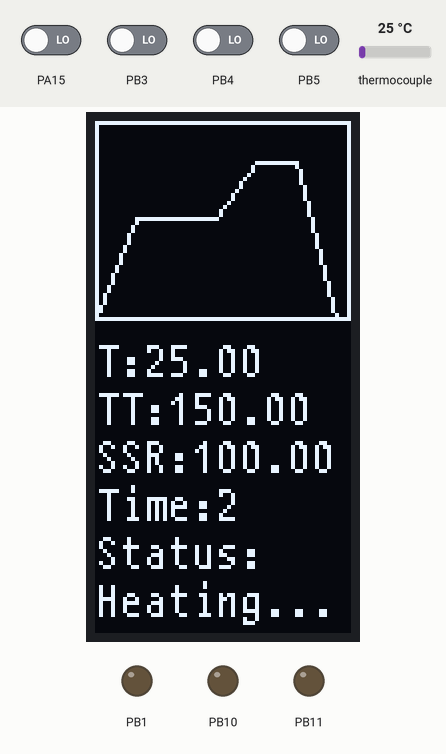
The sketch below on a simulated STM32 Blue Pill. On the bench: 64×128 one-colour display, output pins drawn as LEDs (lit = HIGH). Inputs (shaded band) come from the test bench; at power-on: PA15, PB3–5 LOW, thermocouple 25 °C. Pins used as bus, display or sensor lines are not drawn; what the sketch prints to the serial monitor is not drawn.

Above: at 2.7 s.
2.8 s: thermocouple set to 150 °C
At 5.1 s:
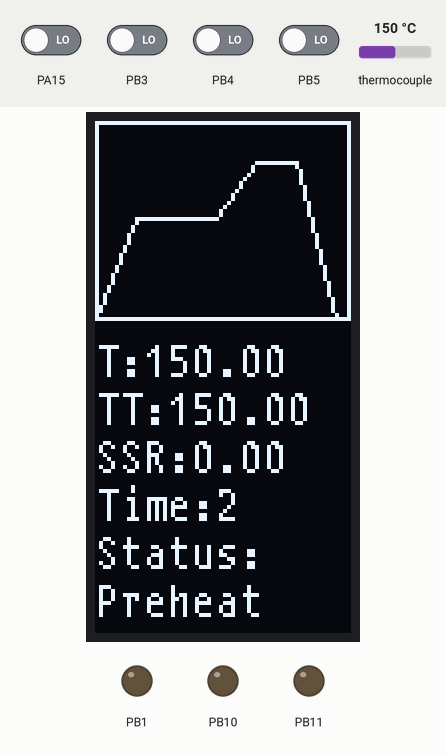
5.8 s: PA15 driven HIGH
At 5.97 s:
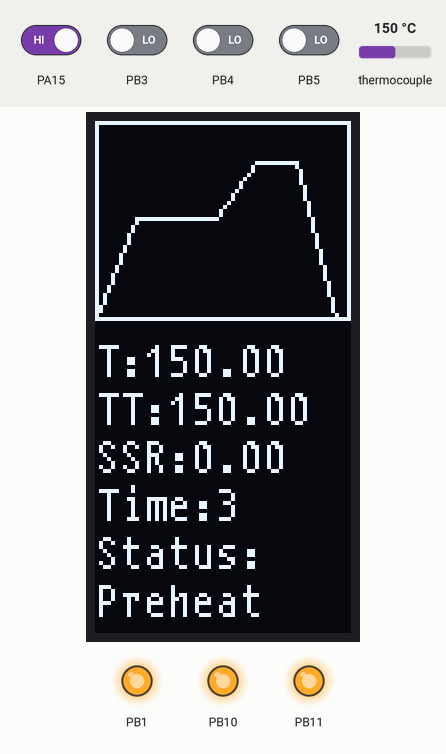
7.5 s: thermocouple set to 6 °C
At 8.9 s:
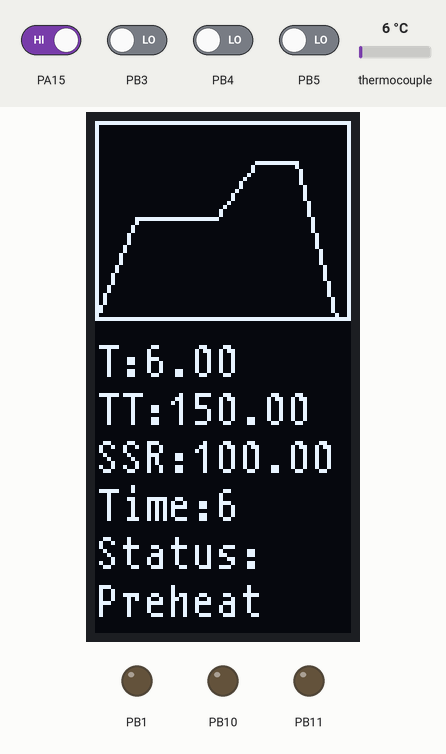
9.8 s: PB3 driven HIGH
At 10.04 s:
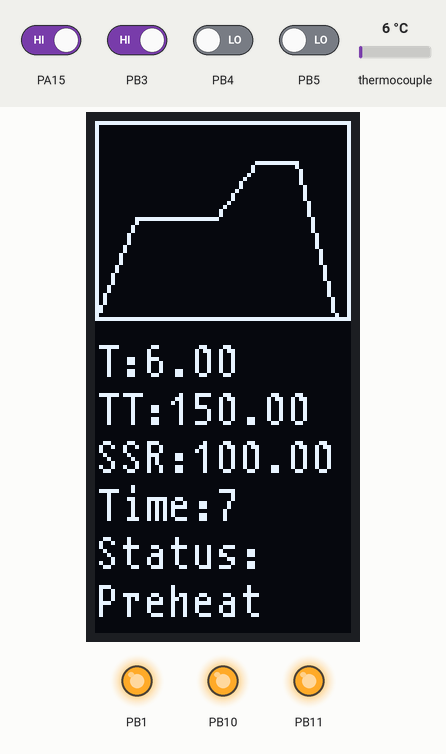
11.8 s: PB4 driven HIGH
At 13.1 s:
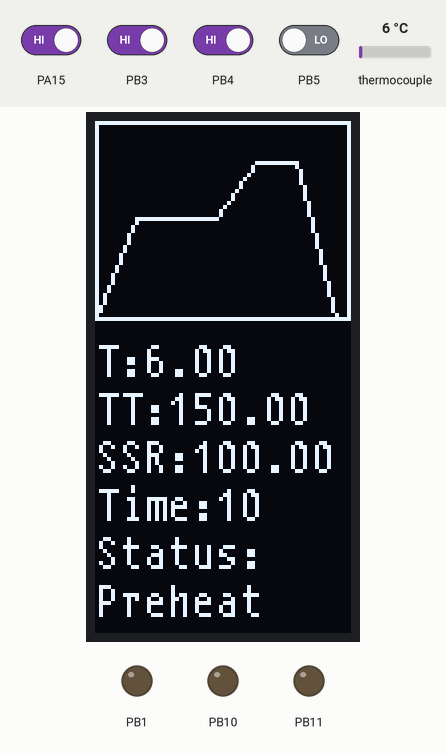
13.9 s: PB5 driven HIGH
At 16.48 s:
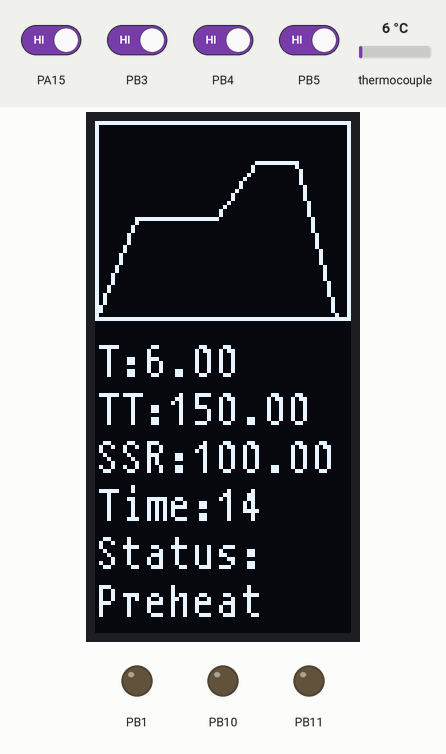
Timing chart, 0 to 16.7 s (numbered marks = the images above; inputs shaded):
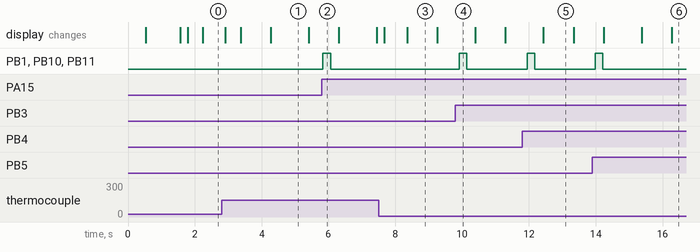

The sketch:

ReflowOvenFirmware.ino
```cpp
#include <ReflowOvenFirmware.h>


// initialize the Thermocouple
Adafruit_MAX31855 thermocouple(MAXCLK, MAXCS, MAXDO);
U8G2_SSD1309_128X64_NONAME0_F_4W_HW_SPI u8g2(U8G2_R3, /* cs=*/ PA4, /* dc=*/ PB6, /* reset=*/ PB7);

#define KP 90.0 //90
#define KI 6.0 //6
#define KD 20.0 //20

AutoPID ovenPID(&tempC, &targetTemp, &outputPWM, 0, 4095, KP, KI, KD);

struct physicalCoordinates tempNTime2Coordinates(int temp, int inputTime){
  struct physicalCoordinates coordinates;
  int maxTime = 60+preheatTime+60+reflowTime+coolTime;

  float graph_width = 64;
  float graph_height = 50;
  coordinates.y = (int) graph_height - ((temp - 25.00)/ceil((maxTemp-25.00)/graph_height))-1;
  coordinates.x = (int) inputTime/(ceil(maxTime/graph_width));
//  Serial.println(inputTime);
//  Serial.println(maxTime/graph_width);
//  Serial.println(ceil(maxTime/graph_width));
//  Serial.println(inputTime/ceil(maxTime/graph_width));
//  Serial.println(floor(inputTime/ceil(maxTime/graph_width)));

  return coordinates;
}

void plotSettings(){
  struct physicalCoordinates startCoords;
  struct physicalCoordinates stopCoords;
  stopCoords = tempNTime2Coordinates(preheatTemp, 60);
  u8g2.drawLine(0,GRAPH_HEIGHT-1, stopCoords.x, stopCoords.y);

  startCoords = stopCoords;
  stopCoords = tempNTime2Coordinates(preheatTemp, 60+preheatTime);
  u8g2.drawLine(startCoords.x,startCoords.y, stopCoords.x, stopCoords.y);

  startCoords = stopCoords;
  stopCoords = tempNTime2Coordinates(reflowTemp, 60+preheatTime+60);
  u8g2.drawLine(startCoords.x,startCoords.y, stopCoords.x, stopCoords.y);

  startCoords = stopCoords;
  stopCoords = tempNTime2Coordinates(reflowTemp, 60+preheatTime+60+reflowTime);
  u8g2.drawLine(startCoords.x,startCoords.y, stopCoords.x, stopCoords.y);

  startCoords = stopCoords;
  stopCoords = tempNTime2Coordinates(25, 60+preheatTime+60+reflowTime+coolTime);
  u8g2.drawLine(startCoords.x,startCoords.y, stopCoords.x, stopCoords.y);
}

void drawDisplay(){
  u8g2.clearBuffer();
  u8g2.home();

  u8g2.drawFrame(0,0,GRAPH_WIDTH,GRAPH_HEIGHT);
  plotSettings();


  u8g2.setCursor(0,64);
  u8g2.print("T:");
  u8g2.print(tempC);

  u8g2.setCursor(0,76);
  u8g2.print("TT:");
  u8g2.print(targetTemp);

  u8g2.setCursor(0,88);
  u8g2.print("SSR:");
  u8g2.print((outputPWM/4095)*100);
  // if(SSR_State) u8g2.print("On");
  // else u8g2.print("Off");

  u8g2.setCursor(0,100);
  u8g2.print("Time:");
  u8g2.print(stageTime);

  u8g2.setCursor(0,112);
  u8g2.print("Status:");
  u8g2.setCursor(0,124);
  if(reflowState == 0){
    u8g2.print("Off");
  }else if(reflowState == 1){
    u8g2.print("Heating...");
  }else if(reflowState == 2){
    u8g2.print("Preheat");
  }else if(reflowState == 3){
    u8g2.print("Heating...");
  }else if(reflowState == 4){
    u8g2.print("Reflow");
  }else if(reflowState == 5){
    u8g2.print("Cooling");
  }

  u8g2.sendBuffer();          // transfer internal memory to the display
}

void btnpress(){
  btnPressed = true;
}

void setup() {
  Serial.begin(9600);
  // Serial.println("Starting!");
  // put your setup code here, to run once:
  tempC = 0.00;
  oldTempC = 0.00;
  reflowState = 0;
  runState = 1;
  tempMargin = 10.00;
  targetTemp = 0.00;
  outputPWM = 0.00;

  preheatTemp = 150.00;
  preheatTime = 120;
  reflowTemp = 220.00;
  reflowTime = 60;
  coolTime = 60;
  maxTemp = 250.00;

  preheatSlope = 0;
  reflowSlope = 0;

  btnPressed = false;

  analogWriteResolution(12);
  analogWriteFrequency(500);
  ovenPID.setTimeStep(200);
  ovenPID.setBangBang(tempMargin);
  pinMode(SSR, OUTPUT);

  pinMode(PB11, OUTPUT);
  pinMode(PB10, OUTPUT);
  pinMode(PB1, OUTPUT);

  analogWrite(SSR, (int) round(outputPWM));
  SSR_State = false;

  pinMode(PB5, INPUT);
  attachInterrupt(digitalPinToInterrupt(PB5), btnpress, RISING);

  pinMode(PB4, INPUT);
  attachInterrupt(digitalPinToInterrupt(PB4), btnpress, RISING);

  pinMode(PB3, INPUT);
  attachInterrupt(digitalPinToInterrupt(PB3), btnpress, RISING);

  pinMode(PA15, INPUT);
  attachInterrupt(digitalPinToInterrupt(PA15), btnpress, RISING);

  delay(500);
//  Serial.println("Initializing MAX31855 TC sensor...");
  thermocouple.begin();

//  Serial.println("Initialising OLED...");

  u8g2.begin();
  u8g2.clearBuffer();          // clear the internal memory
  u8g2.setFont(u8g2_font_t0_11_tf);

  delay(1000);
}

void loop() {
  tempC = thermocouple.readCelsius();
  if(isnan(tempC)) tempC = oldTempC;
  else oldTempC = tempC;


//  Serial.print("Temp: ");
  // Serial.println(tempC);
//  Serial.println("C");

  if(btnPressed){
    Serial.println("Button Pressed!");
    digitalWrite(PB11, HIGH);
    digitalWrite(PB10, HIGH);
    digitalWrite(PB1, HIGH);
    btnPressed = false;
  }else{
    digitalWrite(PB11, LOW);
    digitalWrite(PB10, LOW);
    digitalWrite(PB1, LOW);
  }

  if(runState == 1){
    if(reflowState == 0){
      targetTemp = preheatTemp;
      reflowState = 1;

      ambientTemp = tempC;
      startingTime = millis();


    // Heating to preheat
    }else if(reflowState == 1){
      if(tempC > targetTemp-tempMargin && tempC < targetTemp+tempMargin){
        reflowState = 2;
        stageStartTime = (int) millis()/1000;
        stageTime = 0;
        preheatStartTime = millis();
        // Serial.println("");
        // Serial.println(ambientTemp);
        // Serial.println(preheatStartTime);
        // Serial.println(startingTime);
        double timeDiff = (double) (preheatStartTime-startingTime);
        preheatSlope = (tempC-ambientTemp)/timeDiff;
        // Serial.print("Preheat Slope(delta T / delta ms):");
        // Serial.println(preheatSlope);
        // Serial.println("");
      }

    // Preheat
    }else if(reflowState == 2){
      if(stageTime >= preheatTime){
        targetTemp = reflowTemp;
        reflowState = 3;

        preheatEndTemp = tempC;
        preheatEndTime = millis();
      }

    // Heating to Reflow
    }else if(reflowState == 3){
      if(tempC > targetTemp-tempMargin && tempC < targetTemp+tempMargin){
        reflowState = 4;
        stageStartTime = (int) millis()/1000;
        stageTime = 0;

        reflowStartTime = millis();
        double timeDiff = (double) (preheatEndTime-reflowStartTime);
        reflowSlope = (tempC - preheatEndTemp)/(timeDiff);
        // Serial.print("Reflow Slope(delta T / delta ms):");
        // Serial.println(reflowSlope);
      }

    // Relfowing
    }else if(reflowState == 4){
      if(stageTime >= reflowTime){
        targetTemp = 0;
        reflowState = 5;
      }

    // Cooling
    }else if(reflowState == 5){
      if(tempC < targetTemp + 25){
        runState = 0;
      }
    }
  }else{
    targetTemp = 0;
    reflowState = 0;
    stageStartTime = 0;
    stageTime = 0;
  }

  ovenPID.run();
  analogWrite(SSR, (int) round(outputPWM));
  Serial.print(runState);
  Serial.print(",");
  Serial.print(tempC);
  Serial.print(",");
  Serial.print(targetTemp);
  Serial.print(",");
  Serial.print(outputPWM);
  Serial.println("");

  // if(round(outputPWM) < 5){
  //   SSR_State = false;
  // }else{
  //   SSR_State = true;
  // }

  // if(tempC < targetTemp - tempMargin){
  //   analogWrite(SSR, HIGH);
  //   SSR_State = true;
  // }else if(tempC > targetTemp + tempMargin || tempC > maxTemp){
  //   digitalWrite(SSR, LOW);
  //   SSR_State = false;
  // }

//  u8g2.setPowerSave(0);
  drawDisplay();

  stageTime = (int) millis()/1000 - stageStartTime;
  delay(200);
//  u8g2.setPowerSave(1);
//  delay(1000);
}
```

AutoPID.cpp
```cpp
#include "AutoPID.h"

AutoPID::AutoPID(double *input, double *setpoint, double *output, double outputMin, double outputMax,
                 double Kp, double Ki, double Kd) {
  _input = input;
  _setpoint = setpoint;
  _output = output;
  _outputMin = outputMin;
  _outputMax = outputMax;
  setGains(Kp, Ki, Kd);
  _timeStep = 1000;
}//AutoPID::AutoPID

void AutoPID::setGains(double Kp, double Ki, double Kd) {
  _Kp = Kp;
  _Ki = Ki;
  _Kd = Kd;
}//AutoPID::setControllerParams

void AutoPID::setBangBang(double bangOn, double bangOff) {
  _bangOn = bangOn;
  _bangOff = bangOff;
}//void AutoPID::setBangBang

void AutoPID::setBangBang(double bangRange) {
  setBangBang(bangRange, bangRange);
}//void AutoPID::setBangBang

void AutoPID::setOutputRange(double outputMin, double outputMax) {
  _outputMin = outputMin;
  _outputMax = outputMax;
}//void AutoPID::setOutputRange

void AutoPID::setTimeStep(unsigned long timeStep){
  _timeStep = timeStep;
}


bool AutoPID::atSetPoint(double threshold) {
  return abs(*_setpoint - *_input) <= threshold;
}//bool AutoPID::atSetPoint

void AutoPID::run() {
  if (_stopped) {
    _stopped = false;
    reset();
  }
  //if bang thresholds are defined and we're outside of them, use bang-bang control
  if (_bangOn && ((*_setpoint - *_input) > _bangOn)) {
    *_output = _outputMax;
    _lastStep = millis();
  } else if (_bangOff && ((*_input - *_setpoint) > _bangOff)) {
    *_output = _outputMin;
    _lastStep = millis();
  } else {                                    //otherwise use PID control
    unsigned long _dT = millis() - _lastStep;   //calculate time since last update
    if (_dT >= _timeStep) {                     //if long enough, do PID calculations
      _lastStep = millis();
      double _error = *_setpoint - *_input;
      _integral += (_error + _previousError) / 2 * _dT / 1000.0;   //Riemann sum integral
      //_integral = constrain(_integral, _outputMin/_Ki, _outputMax/_Ki);
      double _dError = (_error - _previousError) / _dT / 1000.0;   //derivative
      _previousError = _error;
      double PID = (_Kp * _error) + (_Ki * _integral) + (_Kd * _dError);
      //*_output = _outputMin + (constrain(PID, 0, 1) * (_outputMax - _outputMin));
      *_output = constrain(PID, _outputMin, _outputMax);
    }
  }
}//void AutoPID::run

void AutoPID::stop() {
  _stopped = true;
  reset();
}
void AutoPID::reset() {
  _lastStep = millis();
  _integral = 0;
  _previousError = 0;
}

bool AutoPID::isStopped(){
  return _stopped;
}

double AutoPID::getIntegral(){
  return _integral;
}

void AutoPID::setIntegral(double integral){
  _integral = integral;
}

void AutoPIDRelay::run() {
  AutoPID::run();
  while ((millis() - _lastPulseTime) > _pulseWidth) _lastPulseTime += _pulseWidth;
  *_relayState = ((millis() - _lastPulseTime) < (_pulseValue * _pulseWidth));
}


double AutoPIDRelay::getPulseValue(){
  return (isStopped()?0:_pulseValue);
}
```

AutoPID.h
```cpp
#ifndef AUTOPID_H
#define AUTOPID_H
#include <Arduino.h>

class AutoPID {

  public:
    // Constructor - takes pointer inputs for control variales, so they are updated automatically
    AutoPID(double *input, double *setpoint, double *output, double outputMin, double outputMax,
            double Kp, double Ki, double Kd);
    // Allows manual adjustment of gains
    void setGains(double Kp, double Ki, double Kd);
    // Sets bang-bang control ranges, separate upper and lower offsets, zero for off
    void setBangBang(double bangOn, double bangOff);
    // Sets bang-bang control range +-single offset
    void setBangBang(double bangRange);
    // Allows manual readjustment of output range
    void setOutputRange(double outputMin, double outputMax);
    // Allows manual adjustment of time step (default 1000ms)
    void setTimeStep(unsigned long timeStep);
    // Returns true when at set point (+-threshold)
    bool atSetPoint(double threshold);
    // Runs PID calculations when needed. Should be called repeatedly in loop.
    // Automatically reads input and sets output via pointers
    void run();
    // Stops PID functionality, output sets to
    void stop();
    void reset();
    bool isStopped();

    double getIntegral();
    void setIntegral(double integral);

  private:
    double _Kp, _Ki, _Kd;
    double _integral, _previousError;
    double _bangOn, _bangOff;
    double *_input, *_setpoint, *_output;
    double _outputMin, _outputMax;
    unsigned long _timeStep, _lastStep;
    bool _stopped;

};//class AutoPID

class AutoPIDRelay : public AutoPID {
  public:

    AutoPIDRelay(double *input, double *setpoint, bool *relayState, double pulseWidth, double Kp, double Ki, double Kd)
      : AutoPID(input, setpoint, &_pulseValue, 0, 1.0, Kp, Ki, Kd) {
      _relayState = relayState;
      _pulseWidth = pulseWidth;
    };

    void run();

    double getPulseValue();

  private:
    bool * _relayState;
    unsigned long _pulseWidth, _lastPulseTime;
    double _pulseValue;
};//class AutoPIDRelay

#endif
```

ReflowOvenFirmware.h
```cpp
#ifndef ReflowOvenFirmware
#define ReflowOvenFirmware

#include <Arduino.h>
#include <U8g2lib.h>
#include <SPI.h>
#include "Adafruit_MAX31855.h"
#include "AutoPID.h"

// Example creating a thermocouple instance with software SPI on any three
// digital IO pins.
#define MAXDO   PB14
#define MAXCS   PB12
#define MAXCLK  PB13
#define SSR     PA8
#define GRAPH_HEIGHT 50
#define GRAPH_WIDTH  64

struct DataPoint{
  double temp;
  int elapsedTime;
};

struct physicalCoordinates{
  int x;
  int y;
};

bool   SSR_State;
int    reflowState;
int    runState;
double tempC;
double oldTempC;
double tempMargin;
double targetTemp;
double preheatTemp;
double reflowTemp;
double maxTemp;
double outputPWM;

int preheatTime;
int reflowTime;
int coolTime;
int stageStartTime;
int stageTime;

double ambientTemp;
long startingTime;
long preheatStartTime;
double preheatSlope;

double preheatEndTemp;
long preheatEndTime;
long reflowStartTime;
double reflowSlope;

volatile bool btnPressed;


#endif
```

Measured:
- after the input at 2.8 s, the display: first changes after 0.12 s (image 1 shows a later state)
- after the input at 5.8 s, PB1, PB10, PB11: LOW → HIGH at once, → LOW 0.23 s later
- after the input at 9.8 s, PB1, PB10, PB11: LOW → HIGH after 0.11 s, → LOW 0.23 s later
- after the input at 11.8 s, PB1, PB10, PB11: LOW → HIGH after 0.15 s, → LOW 0.23 s later
- after the input at 13.9 s, PB1, PB10, PB11: LOW → HIGH after 0.09 s, → LOW 0.23 s later
- what the display in image 3 shows lasts 0.9 s, from 8.4 s to 9.3 s
